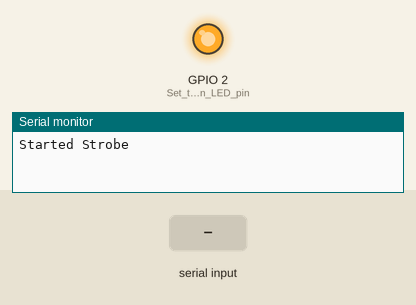
The sketch below on a simulated ESP32. Shown: output pins drawn as LEDs (lit = HIGH), the last lines printed to the serial monitor. The test bench sets the inputs (shaded band).

Above: at 1.3 s.
1.4 s: "STOP\n" received over Serial
At 5.8 s:
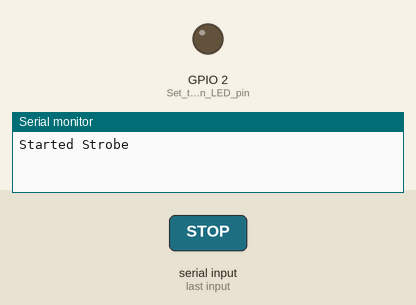
11.4 s: "START\n" received over Serial
At 11.8 s:
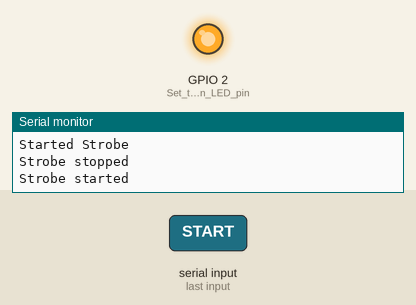
Timing chart, 0 to 37.4 s (numbered marks = the images above; inputs shaded):
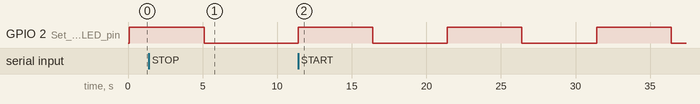

Measured:
- after the input at 1.4 s, GPIO 2 (Set_the_built-in_LED_pin): goes on until 5.1 s, then stays LOW
- after the input at 11.4 s, GPIO 2 (Set_the_built-in_LED_pin): alternates HIGH for 5.0 s and LOW for 5.0 s, starting at once

The sketch:

Strobe.ino
```cpp
bool strobeRunning = true; // Variable to track whether strobe is running or stopped

void setup() {
  pinMode(2, OUTPUT); // Set the built-in LED pin as output
  Serial.begin(115200); // Start serial communication at 9600 baud
  delay(100);
  Serial.println("Started Strobe");
}

void loop() {
  if (Serial.available()) { // Check if data is available to read from serial
    String command = Serial.readStringUntil('\n'); // Read the command until newline character
    command.trim(); // Remove leading and trailing whitespaces

    if (command == "STOP") {
      strobeRunning = false; // Stop the strobe
      Serial.println("Strobe stopped");
    } else if (command == "START") {
      strobeRunning = true; // Start the strobe
      Serial.println("Strobe started");
    } else {
      Serial.println("Silly ばか。　なにそれ");
    }
  }

  if (strobeRunning) {
    digitalWrite(2, HIGH);   // Turn the LED on
    delay(5000);              // Wait for 100 milliseconds
    digitalWrite(2, LOW);    // Turn the LED off
    delay(5000);              // Wait for 100 milliseconds
  }
}
```
